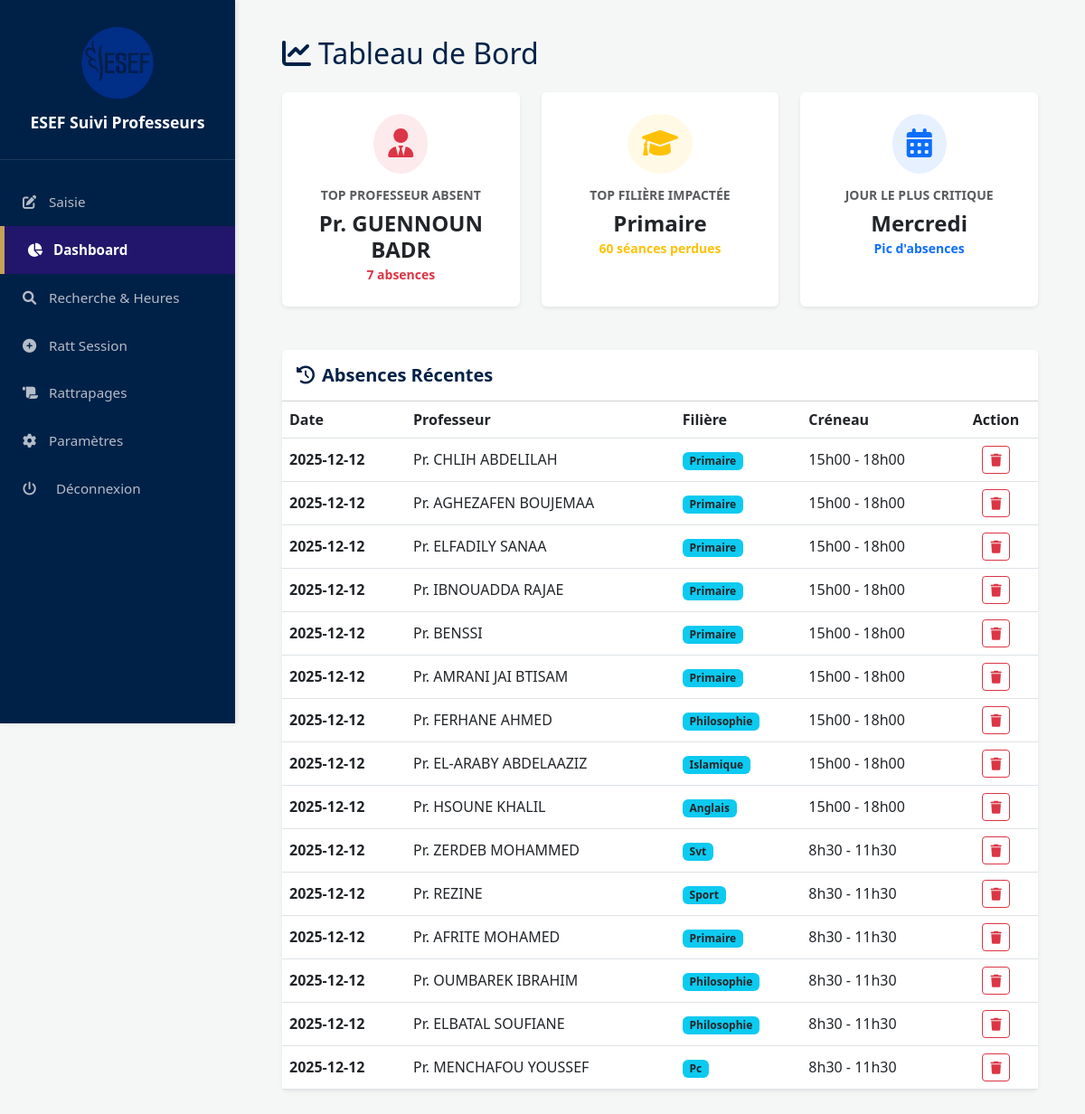
/dashboard (signed in), run on the app's committed database.
### tables this page shows
CREATE TABLE AbsenceRecords (
            id INTEGER PRIMARY KEY AUTOINCREMENT, date_absent TEXT, Professeur TEXT, 
            Semestre TEXT, Filiere TEXT, Groupe TEXT, Jour TEXT, Lheure TEXT, Salle TEXT);

### app.py (the view)
@app.route('/dashboard')
@login_required
def dashboard():
    db = get_db()
    recent = db.execute("SELECT * FROM AbsenceRecords ORDER BY id DESC LIMIT 15").fetchall()
    top_p = db.execute("SELECT Professeur, COUNT(*) as c FROM AbsenceRecords GROUP BY Professeur ORDER BY c DESC LIMIT 1").fetchone()
    top_f = db.execute("SELECT Filiere, COUNT(*) as c FROM AbsenceRecords GROUP BY Filiere ORDER BY c DESC LIMIT 1").fetchone()
    top_d = db.execute("SELECT Jour, COUNT(*) as c FROM AbsenceRecords GROUP BY Jour ORDER BY c DESC LIMIT 1").fetchone()
    return render_template('dashboard.html', recent_absences=recent, top_prof=top_p, top_filiere=top_f, top_day=top_d)

### app.py (called while the page is built)
def login_required(f):
    @wraps(f)
    def decorated_function(*args, **kwargs):
        if 'logged_in' not in session:
            return redirect(url_for('login'))
        return f(*args, **kwargs)
    return decorated_function

def get_db():
    db = getattr(g, '_database', None)
    if db is None:
        db = g._database = sqlite3.connect(DATABASE)
        db.row_factory = sqlite3.Row
        db.execute("CREATE TABLE IF NOT EXISTS Config (key TEXT PRIMARY KEY, value TEXT)")
        db.execute("""CREATE TABLE IF NOT EXISTS AbsenceRecords (
            id INTEGER PRIMARY KEY AUTOINCREMENT, date_absent TEXT, Professeur TEXT,
            Semestre TEXT, Filiere TEXT, Groupe TEXT, Jour TEXT, Lheure TEXT, Salle TEXT)""")
        db.execute("""CREATE TABLE IF NOT EXISTS RattSessions (
            id INTEGER PRIMARY KEY AUTOINCREMENT, date_ratt TEXT, Professeur TEXT, Lheure TEXT)""")
    return db

@app.teardown_appcontext
def close_connection(e):
    db = getattr(g, '_database', None)
    if db is not None: db.close()

### templates/dashboard.html (shortened to what this page needs)
{% extends "base.html" %}
{% block content %}
<div class="container-fluid">
    <h2 class="mb-4 text-navy"><i class="fas fa-chart-line me-2"></i>Tableau de Bord</h2>
    <div class="row g-4 mb-5">
        <div class="col-md-4">
            <div class="card border-0 shadow-sm bg-white h-100">
                <div class="card-body text-center p-4">
                    <div class="rounded-circle bg-danger bg-opacity-10 p-3 d-inline-block mb-3">
                        <i class="fas fa-user-tie fa-2x text-danger"></i>
                    </div>
                    <h6 class="text-muted text-uppercase small fw-bold">Top Professeur Absent</h6>
                    <h4 class="fw-bold mb-0">
                        {{ top_prof['Professeur'] if top_prof else 'Aucune donnée' }}
                    </h4>
                    {% if top_prof %}
                    <small class="text-danger fw-bold">{{ top_prof['c'] }} absences</small>
                    {% endif %}
                </div>
            </div>
        </div>
        <div class="col-md-4">
            <div class="card border-0 shadow-sm bg-white h-100">
                <div class="card-body text-center p-4">
                    <div class="rounded-circle bg-warning bg-opacity-10 p-3 d-inline-block mb-3">
                        <i class="fas fa-graduation-cap fa-2x text-warning"></i>
                    </div>
                    <h6 class="text-muted text-uppercase small fw-bold">Top Filière Impactée</h6>
                    <h4 class="fw-bold mb-0">
                        {{ top_filiere['Filiere'] if top_filiere else 'Aucune donnée' }}
                    </h4>
                    {% if top_filiere %}
                    <small class="text-warning fw-bold">{{ top_filiere['c'] }} séances perdues</small>
                    {% endif %}
                </div>
            </div>
        </div>
        <div class="col-md-4">
            <div class="card border-0 shadow-sm bg-white h-100">
                <div class="card-body text-center p-4">
                    <div class="rounded-circle bg-primary bg-opacity-10 p-3 d-inline-block mb-3">
                        <i class="fa-solid fa-calendar-days fa-2x text-primary"></i>
                    </div>
                    <h6 class="text-muted text-uppercase small fw-bold">Jour le plus critique</h6>
                    <h4 class="fw-bold mb-0">
                        {{ top_day['Jour'] if top_day else 'Aucune donnée' }}
                    </h4>
                    {% if top_day %}
                    <small class="text-primary fw-bold">Pic d'absences</small>
                    {% endif %}
                </div>
            </div>
        </div>
    </div>
    <div class="card border-0 shadow-sm">
        <div class="card-header bg-white py-3">
            <h5 class="mb-0 fw-bold text-navy"><i class="fas fa-history me-2"></i>Absences Récentes</h5>
        </div>
        <div class="card-body p-0">
            <div class="table-responsive">
                <table class="table table-hover align-middle mb-0">
                    <thead class="bg-light">
                        <tr>
                            <th>Date</th>
                            <th>Professeur</th>
                            <th>Filière</th>
                            <th>Créneau</th>
                            <th class="text-center">Action</th>
                        </tr>
                    </thead>
                    <tbody>
                        {% for record in recent_absences %}
                        <tr>
                            <td class="fw-bold">{{ record.date_absent }}</td>
                            <td>{{ record.Professeur }}</td>
                            <td><span class="badge bg-info text-dark">{{ record.Filiere }}</span></td>
                            <td>{{ record.Lheure }}</td>
                            <td class="text-center">
                                <form action="{{ url_for('delete_absence', absence_id=record.id) }}" method="POST" onsubmit="return confirm('Supprimer cette absence ?');">
                                    <button type="submit" class="btn btn-sm btn-outline-danger">
                                        <i class="fas fa-trash"></i>
                                    </button>
                                </form>
                            </td>
                        </tr>
                        {% else %}
                        <tr>
                            <td colspan="5" class="text-center py-4 text-muted">Aucune absence enregistrée pour le moment.</td>
                        </tr>
                        {% endfor %}
                    </tbody>
                </table>
            </div>
        </div>
    </div>
</div>
{% endblock %}

### templates/base.html (shortened to what this page needs)
<!DOCTYPE html>
<html lang="fr">
<head>
    <link href="https://cdn.jsdelivr.net/npm/bootstrap@5.3.0/dist/css/bootstrap.min.css" rel="stylesheet">
    <link href="https://cdnjs.cloudflare.com/ajax/libs/font-awesome/6.0.0/css/all.min.css" rel="stylesheet">
</head>
<body>
    <div class="sidebar">
        <div class="sidebar-brand">
            <img src="{{ url_for('static', filename='images/logo.png') }}" alt="Logo">
            <h4>ESEF Suivi Professeurs</h4>
        </div>
        <div class="nav-links">
            <a href="{{ url_for('index') }}" class="{{ 'active' if request.endpoint == 'index' }}">
                <i class="fas fa-edit"></i> <span>Saisie</span>
            </a>
            <a href="{{ url_for('dashboard') }}" class="{{ 'active' if request.endpoint == 'dashboard' }}">
                <i class="fas fa-chart-pie"></i> <span>Dashboard</span>
            </a>
            <a href="{{ url_for('professors_list') }}" class="{{ 'active' if request.endpoint == 'professors_list' }}">
                <i class="fas fa-search"></i> <span>Recherche & Heures</span>
            </a>
            <a href="{{ url_for('ratt_session') }}" class="{{ 'active' if request.endpoint == 'ratt_session' }}">
                <i class="fas fa-plus-circle"></i> <span>Ratt Session</span>
            <a href="{{ url_for('rattrapages_list') }}" class="{{ 'active' if request.endpoint == 'rattrapages_list' }}">
                <i class="fas fa-scroll"></i> <span>Rattrapages</span>
            </a>
            </a>
            <a href="{{ url_for('manage_data') }}" class="{{ 'active' if request.endpoint == 'manage_data' }}">
                <i class="fas fa-cog "></i> <span>Paramètres</span>
            </a>
             <a href="{{ url_for('logout') }}" class="{{ 'active' if request.endpoint == 'logout' }}">
                <i class="fas fa-power-off me-2 "></i> <span>Déconnexion</span>
            </a>
        </div>
    </div>
    <div class="main">
        {% block content %}{% endblock %}
    </div>
</body>
</html>

### templates/base.html (style rules this page uses)
:root { --navy: #002147; --gold: #C5A059; --sidebar-width: 260px; }
body { background: #f4f7f6; margin: 0; font-family: 'Segoe UI', Tahoma, Geneva, Verdana, sans-serif; }
.sidebar { height: 100vh; width: var(--sidebar-width); position: fixed; top: 0; left: 0; background: var(--navy); color: white; box-shadow: 2px 0 5px rgba(0,0,0,0.1); z-index: 1000; }
.sidebar-brand { padding: 30px 20px; text-align: center; border-bottom: 1px solid rgba(255,255,255,0.1); }
.sidebar-brand img { width: 80px; height: auto; margin-bottom: 15px; }
.sidebar-brand h4 { font-size: 1.1rem; font-weight: 600; color: white; margin: 0; }
.nav-links { padding-top: 20px; }
.sidebar a { color: rgba(255,255,255,0.7); padding: 15px 25px; display: block; text-decoration: none; transition: all 0.3s; font-size: 0.95rem; }
.sidebar a i { width: 25px; }
.sidebar a.active { background: rgba(72, 12, 151, 0.473); color: white; border-left: 5px solid var(--gold); font-weight: bold; }
.main { margin-left: var(--sidebar-width); padding: 40px; min-height: 100vh; }

### templates/dashboard.html (style rules this page uses)
.text-navy { color: #002147; }
.bg-opacity-10 { --bs-bg-opacity: 0.1; }

### data on the page
AbsenceRecords: date_absent "2025-12-12", Professeur "Pr. CHLIH ABDELILAH", Filiere "Primaire", Lheure "15h00 - 18h00"
AbsenceRecords: date_absent "2025-12-12", Professeur "Pr. AGHEZAFEN BOUJEMAA", Filiere "Primaire", Lheure "15h00 - 18h00"
AbsenceRecords: date_absent "2025-12-12", Professeur "Pr. ELFADILY SANAA", Filiere "Primaire", Lheure "15h00 - 18h00"
AbsenceRecords: date_absent "2025-12-12", Professeur "Pr. IBNOUADDA RAJAE", Filiere "Primaire", Lheure "15h00 - 18h00"
AbsenceRecords: date_absent "2025-12-12", Professeur "Pr. BENSSI", Filiere "Primaire", Lheure "15h00 - 18h00"
AbsenceRecords: date_absent "2025-12-12", Professeur "Pr. AMRANI JAI BTISAM", Filiere "Primaire", Lheure "15h00 - 18h00"
AbsenceRecords: date_absent "2025-12-12", Professeur "Pr. FERHANE AHMED", Filiere "Philosophie", Lheure "15h00 - 18h00"
AbsenceRecords: date_absent "2025-12-12", Professeur "Pr. EL-ARABY ABDELAAZIZ", Filiere "Islamique", Lheure "15h00 - 18h00"
AbsenceRecords: date_absent "2025-12-12", Professeur "Pr. HSOUNE KHALIL", Filiere "Anglais", Lheure "15h00 - 18h00"
AbsenceRecords: date_absent "2025-12-12", Professeur "Pr. ZERDEB MOHAMMED", Filiere "Svt", Lheure "8h30 - 11h30"
AbsenceRecords: date_absent "2025-12-12", Professeur "Pr. REZINE", Filiere "Sport", Lheure "8h30 - 11h30"
AbsenceRecords: date_absent "2025-12-12", Professeur "Pr. AFRITE MOHAMED", Filiere "Primaire", Lheure "8h30 - 11h30"
AbsenceRecords: date_absent "2025-12-12", Professeur "Pr. OUMBAREK IBRAHIM", Filiere "Philosophie", Lheure "8h30 - 11h30"
AbsenceRecords: date_absent "2025-12-12", Professeur "Pr. ELBATAL SOUFIANE", Filiere "Philosophie", Lheure "8h30 - 11h30"
AbsenceRecords: date_absent "2025-12-12", Professeur "Pr. MENCHAFOU YOUSSEF", Filiere "Pc", Lheure "8h30 - 11h30"

### other printed values
{{ top_prof['Professeur'] if top_prof else 'Aucune donnée' }} "Pr. GUENNOUN BADR"
{{ top_prof['c'] }} "7"
{{ top_filiere['Filiere'] if top_filiere else 'Aucune donnée' }} "Primaire"
{{ top_filiere['c'] }} "60"
{{ top_day['Jour'] if top_day else 'Aucune donnée' }} "Mercredi"
